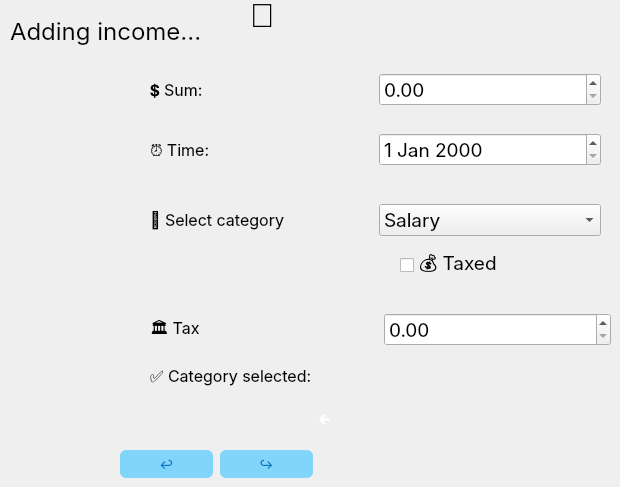
      <widget class="QWidget" name="addIncomePage">
       <widget class="QLabel" name="label_9">
        <property name="geometry">
         <rect>
          <x>210</x>
          <y>360</y>
          <width>55</width>
          <height>16</height>
         </rect>
        </property>
        <property name="text">
         <string/>
        </property>
       </widget>
       <widget class="QCheckBox" name="taxedCheckBox">
        <property name="geometry">
         <rect>
          <x>400</x>
          <y>250</y>
          <width>191</width>
          <height>31</height>
         </rect>
        </property>
        <property name="font">
         <font>
          <family>Inter</family>
          <pointsize>14</pointsize>
         </font>
        </property>
        <property name="text">
         <string>💰 Taxed</string>
        </property>
       </widget>
       <widget class="QPushButton" name="cancelIncomeButton">
        <property name="geometry">
         <rect>
          <x>120</x>
          <y>450</y>
          <width>93</width>
          <height>28</height>
         </rect>
        </property>
        <property name="font">
         <font>
          <family>Inter</family>
         </font>
        </property>
        <property name="styleSheet">
         <string notr="true">border-radius: 6px;
   background-color: #81D4FA;
        color: #0277BD</string>
        </property>
        <property name="text">
         <string>↩</string>
        </property>
       </widget>
       <widget class="QLabel" name="categoryIncomeLabel">
        <property name="geometry">
         <rect>
          <x>150</x>
          <y>350</y>
          <width>461</width>
          <height>51</height>
         </rect>
        </property>
        <property name="font">
         <font>
          <family>Inter</family>
          <pointsize>12</pointsize>
         </font>
        </property>
        <property name="text">
         <string>✅ Category selected:</string>
        </property>
       </widget>
       <widget class="QLabel" name="label_29">
        <property name="geometry">
         <rect>
          <x>10</x>
          <y>10</y>
          <width>431</width>
          <height>41</height>
         </rect>
        </property>
        <property name="font">
         <font>
          <family>Inter</family>
          <pointsize>18</pointsize>
         </font>
        </property>
        <property name="text">
         <string>Adding income...</string>
        </property>
       </widget>
       <widget class="QWidget" name="layoutWidget">
        <property name="geometry">
         <rect>
          <x>150</x>
          <y>70</y>
          <width>451</width>
          <height>40</height>
         </rect>
        </property>
        <layout class="QHBoxLayout" name="horizontalLayout">
         <item>
          <widget class="QLabel" name="label_13">
           <property name="font">
            <font>
             <family>Inter</family>
             <pointsize>12</pointsize>
            </font>
           </property>
           <property name="text">
            <string>💲 Sum:</string>
           </property>
          </widget>
         </item>
         <item>
          <widget class="QDoubleSpinBox" name="incomeSpinBox">
           <property name="font">
            <font>
             <family>Inter</family>
             <pointsize>14</pointsize>
            </font>
           </property>
          </widget>
         </item>
        </layout>
       </widget>
       <widget class="QWidget" name="layoutWidget">
        <property name="geometry">
         <rect>
          <x>150</x>
          <y>130</y>
          <width>451</width>
          <height>40</height>
         </rect>
        </property>
        <layout class="QHBoxLayout" name="horizontalLayout_2">
         <item>
          <widget class="QLabel" name="label_12">
           <property name="font">
            <font>
             <family>Inter</family>
             <pointsize>12</pointsize>
            </font>
           </property>
           <property name="text">
            <string>⏰ Time:</string>
           </property>
          </widget>
         </item>
         <item>
          <widget class="QDateEdit" name="incomeDateEdit">
           <property name="font">
            <font>
             <family>Inter</family>
             <pointsize>14</pointsize>
            </font>
           </property>
          </widget>
         </item>
        </layout>
       </widget>
       <widget class="QWidget" name="layoutWidget">
        <property name="geometry">
         <rect>
          <x>150</x>
          <y>200</y>
          <width>451</width>
          <height>40</height>
         </rect>
        </property>
        <layout class="QHBoxLayout" name="horizontalLayout_3">
         <item>
          <widget class="QLabel" name="label_10">
           <property name="font">
            <font>
             <family>Inter</family>
             <pointsize>12</pointsize>
            </font>
           </property>
           <property name="text">
            <string>📍 Select category</string>
           </property>
          </widget>
         </item>
         <item>
          <widget class="QComboBox" name="incomeComboBox">
           <property name="font">
            <font>
             <family>Inter</family>
             <pointsize>14</pointsize>
            </font>
           </property>
           <item>
            <property name="text">
             <string>Salary</string>
            </property>
           </item>
           <item>
            <property name="text">
             <string>Freelance</string>
            </property>
           </item>
           <item>
            <property name="text">
             <string>Gift</string>
            </property>
           </item>
           <item>
            <property name="text">
             <string>Other</string>
            </property>
           </item>
           <item>
            <property name="text">
             <string>Rental</string>
            </property>
           </item>
           <item>
            <property name="text">
             <string>Investment</string>
            </property>
           </item>
          </widget>
         </item>
        </layout>
       </widget>
       <widget class="QWidget" name="layoutWidget">
        <property name="geometry">
         <rect>
          <x>150</x>
          <y>310</y>
          <width>461</width>
          <height>40</height>
         </rect>
        </property>
        <layout class="QHBoxLayout" name="horizontalLayout_4">
         <item>
          <widget class="QLabel" name="taxLabel">
           <property name="font">
            <font>
             <family>Inter</family>
             <pointsize>12</pointsize>
            </font>
           </property>
           <property name="text">
            <string>🏛️ Tax</string>
           </property>
          </widget>
         </item>
         <item>
          <widget class="QDoubleSpinBox" name="taxSpinBox">
           <property name="font">
            <font>
             <family>Inter</family>
             <pointsize>14</pointsize>
            </font>
           </property>
          </widget>
         </item>
        </layout>
       </widget>
       <widget class="QLabel" name="label_53">
        <property name="geometry">
         <rect>
          <x>250</x>
          <y>-20</y>
          <width>81</width>
          <height>71</height>
         </rect>
        </property>
        <property name="font">
         <font>
          <pointsize>25</pointsize>
         </font>
        </property>
        <property name="text">
         <string>💫</string>
        </property>
       </widget>
       <widget class="QWidget" name="layoutWidget">
        <property name="geometry">
         <rect>
          <x>250</x>
          <y>400</y>
          <width>248</width>
          <height>42</height>
         </rect>
        </property>
        <layout class="QHBoxLayout" name="horizontalLayout_17">
         <item>
          <widget class="QPushButton" name="pushButton_14">
           <property name="minimumSize">
            <size>
             <width>40</width>
             <height>40</height>
            </size>
           </property>
           <property name="maximumSize">
            <size>
             <width>40</width>
             <height>40</height>
            </size>
           </property>
           <property name="font">
            <font>
             <family>Inter</family>
             <pointsize>-1</pointsize>
             <weight>75</weight>
             <bold>true</bold>
            </font>
           </property>
           <property name="styleSheet">
            <string notr="true">QPushButton {
    background: qlineargradient(x1:0, y1:0, x2:0, y2:1,
                               stop:0 #8B5CF6, stop:1 #7C3AED);
    color: white;
    border: none;
    border-radius: 50%;  /* Круглая форма */
    padding: 0px;        /* Убрать padding для круга */
    font-size: 14px;
    font-weight: bold;
    min-width: 40px;     /* Размер круга */
    min-height: 40px;    /* Размер круга */
    max-width: 40px;     /* Фиксированный размер */
    max-height: 40px;    /* Фиксированный размер */
}

QPushButton:hover {
    background: qlineargradient(x1:0, y1:0, x2:0, y2:1,
                               stop:0 #9D78F8, stop:1 #8B5CF6);
}

QPushButton:pressed {
    background: qlineargradient(x1:0, y1:0, x2:0, y2:1,
                               stop:0 #7C3AED, stop:1 #6D28D9);
}</string>
           </property>
           <property name="text">
            <string>🡰</string>
           </property>
          </widget>
         </item>
         <item>
          <widget class="QPushButton" name="addIncomeClickButton">
           <property name="minimumSize">
            <size>
             <width>40</width>
             <height>40</height>
            </size>
           </property>
           <property name="maximumSize">
            <size>
             <width>40</width>
             <height>40</height>
            </size>
           </property>
           <property name="styleSheet">
            <string notr="true">QPushButton {
    background: qlineargradient(x1:0, y1:0, x2:0, y2:1,
                               stop:0 #8B5CF6, stop:1 #7C3AED);
    color: white;
    border: none;
    border-radius: 50%;  /* Круглая форма */
    padding: 0px;        /* Убрать padding для круга */
    font-size: 14px;
    font-weight: bold;
    min-width: 40px;     /* Размер круга */
    min-height: 40px;    /* Размер круга */
    max-width: 40px;     /* Фиксированный размер */
    max-height: 40px;    /* Фиксированный размер */
}

QPushButton:hover {
    background: qlineargradient(x1:0, y1:0, x2:0, y2:1,
                               stop:0 #9D78F8, stop:1 #8B5CF6);
}

QPushButton:pressed {
    background: qlineargradient(x1:0, y1:0, x2:0, y2:1,
                               stop:0 #7C3AED, stop:1 #6D28D9);
}

QPushButton:hover {
    background: qlineargradient(x1:0, y1:0, x2:0, y2:1,
                               stop:0 #9D78F8, stop:1 #8B5CF6);
}

QPushButton:pressed {
    background: qlineargradient(x1:0, y1:0, x2:0, y2:1,
                               stop:0 #7C3AED, stop:1 #6D28D9);
}</string>
           </property>
           <property name="text">
            <string/>
           </property>
           <property name="icon">
            <iconset resource="../resourses.qrc">
             <normaloff>:/new/prefix1/icon/plus.png</normaloff>
             <normalon>:/new/prefix1/icon/plus.png</normalon>:/new/prefix1/icon/plus.png</iconset>
           </property>
           <property name="iconSize">
            <size>
             <width>40</width>
             <height>40</height>
            </size>
           </property>
          </widget>
         </item>
        </layout>
       </widget>
       <widget class="QPushButton" name="redoIncomeButton_2">
        <property name="geometry">
         <rect>
          <x>220</x>
          <y>450</y>
          <width>93</width>
          <height>28</height>
         </rect>
        </property>
        <property name="font">
         <font>
          <family>Inter</family>
         </font>
        </property>
        <property name="styleSheet">
         <string notr="true">border-radius: 6px;
   background-color: #81D4FA;
        color: #0277BD</string>
        </property>
        <property name="text">
         <string>↪</string>
        </property>
       </widget>
      </widget>
